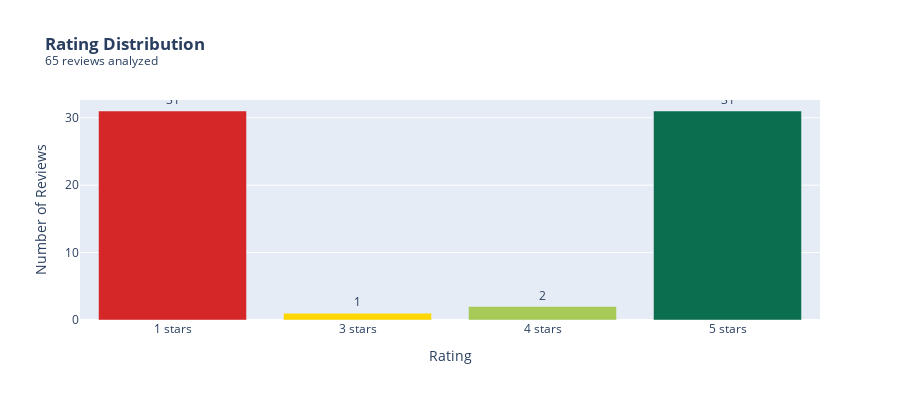

Source (notebook cell):
### Code cell
# ==============================================================================
# VISUALIZATION 1: Rating Distribution
# ==============================================================================

print("VISUALIZATION 1: Rating Distribution")
print("=" * 60)

if 'rating' in wide_df.columns:
    rating_counts = wide_df['rating'].value_counts().sort_index()
    
    fig = go.Figure(data=[
        go.Bar(
            x=[f"{int(r)} stars" for r in rating_counts.index],
            y=rating_counts.values,
            marker_color=[RATING_COLORS.get(int(r), BCG_GRAY) for r in rating_counts.index],
            text=rating_counts.values,
            textposition='outside',
        )
    ])
    
    fig.update_layout(
        title=f"<b>Rating Distribution</b><br><sup>{len(wide_df)} reviews analyzed</sup>",
        xaxis_title="Rating",
        yaxis_title="Number of Reviews",
        height=400,
        showlegend=False,
    )
    
    fig.show()
else:
    print("   Rating column not found")

### Figure 1 — Plotly figure (JSON) as saved in the notebook; plotly's stock layout.template omitted (floating-point values rounded to 4 significant figures)
{"data": [{"marker": {"color": ["#D62728", "#FFD700", "#A7C957", "#0B6E4F"]}, "text": [31.0, 1.0, 2.0, 31.0], "textposition": "outside", "type": "bar", "x": ["1 stars", "3 stars", "4 stars", "5 stars"], "y": [31, 1, 2, 31]}], "layout": {"height": 400, "showlegend": false, "title": {"text": "<b>Rating Distribution</b><br><sup>65 reviews analyzed</sup>"}, "xaxis": {"title": {"text": "Rating"}}, "yaxis": {"title": {"text": "Number of Reviews"}}}}
